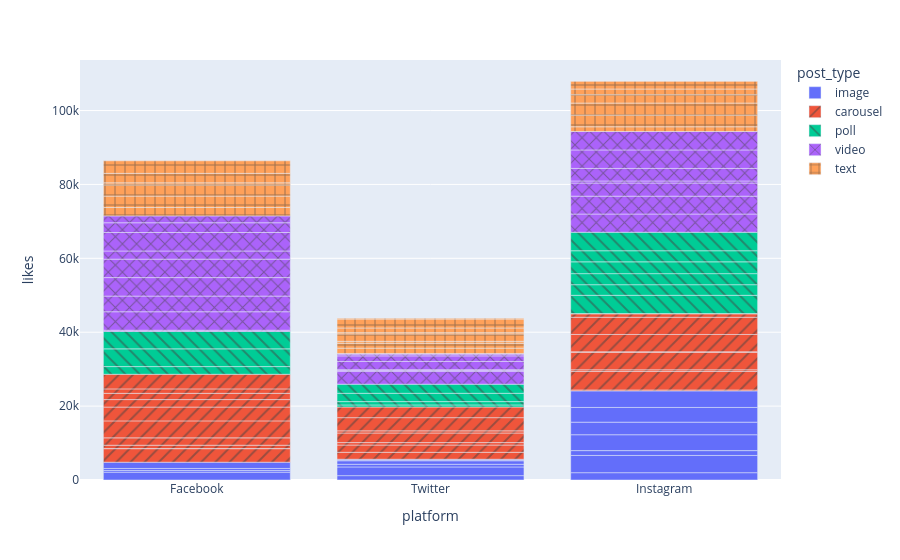

The cell this chart's notebook holds for it:
### Code cell
fig=px.bar(sm,x='platform',
          y='likes',
          color='post_type',
          pattern_shape='post_type',
          hover_data=['shares','comments'],
          barmode='relative')
fig.show()

### Figure 1 — Plotly figure (JSON) as saved in the notebook; plotly's stock layout.template omitted (floating-point values rounded to 4 significant figures)
{"data": [{"customdata": [[628, 474], [187, 90], [906, 30], [18, 154], [79, 86], [731, 153], [183, 202], [852, 201], [298, 169], [327, 113], [825, 360], [230, 190], [127, 163], [326, 314], [284, 89], [290, 207], [25, 357]], "hovertemplate": "post_type=image<br>platform=%{x}<br>likes=%{y}<br>shares=%{customdata[0]}<br>comments=%{customdata[1]}<extra></extra>", "legendgroup": "image", "marker": {"color": "#636efa", "pattern": {"shape": ""}}, "name": "image", "orientation": "v", "showlegend": true, "textposition": "auto", "type": "bar", "x": ["Facebook", "Twitter", "Instagram", "Twitter", "Facebook", "Facebook", "Instagram", "Instagram", "Twitter", "Twitter", "Instagram", "Instagram", "Twitter", "Instagram", "Twitter", "Facebook", "Instagram"], "xaxis": "x", "y": [2121, 1183, 1982, 2348, 455, 548, 4665, 1309, 725, 950, 4297, 3401, 227, 3982, 187, 1694, 4483], "yaxis": "y"}, {"customdata": [[694, 432], [211, 186], [438, 225], [375, 78], [262, 314], [439, 44], [399, 80], [515, 70], [739, 216], [845, 333], [461, 176], [85, 97], [496, 34], [956, 332], [849, 227], [724, 452], [165, 390], [656, 257], [96, 102], [785, 189], [757, 314], [417, 263], [339, 197], [462, 402], [734, 432], [911, 294]], "hovertemplate": "post_type=carousel<br>platform=%{x}<br>likes=%{y}<br>shares=%{customdata[0]}<br>comments=%{customdata[1]}<extra></extra>", "legendgroup": "carousel", "marker": {"color": "#EF553B", "pattern": {"shape": "/"}}, "name": "carousel", "orientation": "v", "showlegend": true, "textposition": "auto", "type": "bar", "x": ["Facebook", "Instagram", "Twitter", "Facebook", "Facebook", "Twitter", "Instagram", "Facebook", "Facebook", "Instagram", "Twitter", "Twitter", "Twitter", "Instagram", "Facebook", "Instagram", "Facebook", "Facebook", "Twitter", "Instagram", "Instagram", "Facebook", "Twitter", "Facebook", "Instagram", "Instagram"], "xaxis": "x", "y": [3660, 256, 1878, 45, 889, 1961, 5000, 1992, 4594, 447, 667, 2586, 592, 4763, 3742, 130, 2026, 1690, 3571, 4678, 4656, 1203, 2884, 3956, 951, 36], "yaxis": "y"}, {"customdata": [[688, 408], [736, 10], [55, 136], [480, 130], [388, 500], [978, 449], [28, 162], [445, 187], [993, 44], [365, 30], [243, 109], [517, 124], [204, 500]], "hovertemplate": "post_type=poll<br>platform=%{x}<br>likes=%{y}<br>shares=%{customdata[0]}<br>comments=%{customdata[1]}<extra></extra>", "legendgroup": "poll", "marker": {"color": "#00cc96", "pattern": {"shape": "\\"}}, "name": "poll", "orientation": "v", "showlegend": true, "textposition": "auto", "type": "bar", "x": ["Instagram", "Instagram", "Twitter", "Twitter", "Facebook", "Facebook", "Twitter", "Twitter", "Facebook", "Instagram", "Instagram", "Instagram", "Instagram"], "xaxis": "x", "y": [4955, 2872, 559, 898, 2083, 4795, 2253, 2463, 4726, 2990, 3195, 3005, 5000], "yaxis": "y"}, {"customdata": [[286, 247], [221, 249], [89, 42], [240, 147], [43, 500], [83, 59], [980, 430], [730, 252], [118, 132], [16, 232], [96, 46], [498, 134], [728, 116], [194, 99], [761, 167], [677, 486], [630, 261], [744, 454], [404, 500], [413, 33], [792, 173], [344, 216], [458, 108]], "hovertemplate": "post_type=video<br>platform=%{x}<br>likes=%{y}<br>shares=%{customdata[0]}<br>comments=%{customdata[1]}<extra></extra>", "legendgroup": "video", "marker": {"color": "#ab63fa", "pattern": {"shape": "x"}}, "name": "video", "orientation": "v", "showlegend": true, "textposition": "auto", "type": "bar", "x": ["Twitter", "Facebook", "Twitter", "Twitter", "Facebook", "Facebook", "Facebook", "Instagram", "Twitter", "Facebook", "Twitter", "Instagram", "Facebook", "Twitter", "Instagram", "Instagram", "Instagram", "Instagram", "Facebook", "Facebook", "Instagram", "Facebook", "Twitter"], "xaxis": "x", "y": [3499, 317, 304, 119, 5000, 4245, 5000, 4929, 2236, 5000, 1498, 4846, 2204, 344, 3544, 560, 3398, 5000, 5000, 2642, 5000, 1857, 314], "yaxis": "y"}, {"customdata": [[216, 45], [52, 44], [123, 144], [338, 123], [183, 122], [348, 109], [137, 162], [177, 50], [427, 380], [127, 206], [251, 73], [318, 39], [965, 86], [761, 11], [114, 81], [312, 320], [304, 368], [62, 50], [454, 70], [67, 244], [38, 179]], "hovertemplate": "post_type=text<br>platform=%{x}<br>likes=%{y}<br>shares=%{customdata[0]}<br>comments=%{customdata[1]}<extra></extra>", "legendgroup": "text", "marker": {"color": "#FFA15A", "pattern": {"shape": "+"}}, "name": "text", "orientation": "v", "showlegend": true, "textposition": "auto", "type": "bar", "x": ["Instagram", "Twitter", "Twitter", "Twitter", "Twitter", "Twitter", "Instagram", "Instagram", "Instagram", "Instagram", "Twitter", "Facebook", "Facebook", "Facebook", "Instagram", "Facebook", "Facebook", "Twitter", "Instagram", "Facebook", "Twitter"], "xaxis": "x", "y": [1274, 1446, 1333, 512, 2013, 332, 3161, 3259, 2251, 1551, 1268, 2265, 3094, 3026, 2153, 553, 2566, 2416, 15, 3404, 229], "yaxis": "y"}], "layout": {"barmode": "relative", "legend": {"title": {"text": "post_type"}, "tracegroupgap": 0}, "margin": {"t": 60}, "xaxis": {"anchor": "y", "domain": [0, 1], "title": {"text": "platform"}}, "yaxis": {"anchor": "x", "domain": [0, 1], "title": {"text": "likes"}}}}
